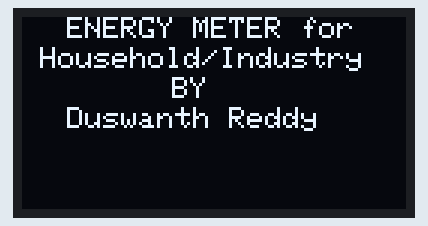
This sketch was run on a simulated Arduino Uno, built with avr-gcc and run on an emulated ATmega328P. Parts: 128×64 one-colour display.

Above: at 0.1 s.
At 3.7 s:
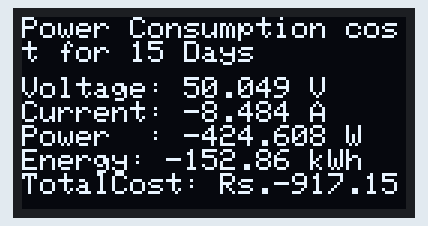

The sketch:

Energy_Meter.ino
```cpp
#include <Adafruit_GFX.h>
#include <Adafruit_SH1106.h>              //include these libraries nessessary for OLED  display module
#define SCREEN_WIDTH 128                  //define screen size of oled that we use(i am using full sixe i.e 64*128)
#define SCREEN_HEIGHT 64

//OLED Reset pin (not using reset)
#define OLED_RESET -1                     //}define only if we use reset pin
Adafruit_SH1106 display(OLED_RESET);      //}

const int voltagePin = A0;                // Voltage sensor connected to A0 pin
const int currentPin = A1;                // Current sensor connected to A1 pin on Arduino board

const float voltageDividerRatio = 0.0435; // Vout = Vin*{R2/(R1+R2)} Adjust based on your voltage divider (to read both vol. and Amp. single current sensor enough )
                                          // considered household supply voltage vout=120V; Arduino acceptable volatege Vin = 5V; suppose if R2 =1K_Ohm then R1 =23K_Ohm; Vol_Divide_Ratio = R1 / R2
const float currentSensitivity = 0.1;     // ACS712 (current sensor) sensitivity (V/A)

unsigned long previous_time= 86400000 ;          // (normally set to 0 ) this defines previous completed time period
const unsigned long interval_time = 1296000000;  // This is set for 15 Days (to calculate Cost for every 15days )
                                          // define and assign Energy and Cost value
float TotalEnergy = 0;                    // Enevgy should be calculated in kWh
float TotalCost = 0;                      // No.of kWhs*Cost per kWh

void setup() {                            // Initialize Serial OLED
  Serial.begin(9600);
  display.begin(SH1106_I2C_ADDRESS, 0x3C);//use I2C address as  0x3C or 0x3D
  display.clearDisplay();
  display.display();
                                          // Display welcome message
  display.setTextSize(1);                 //}
  display.setTextColor(WHITE);            //} set text color and text size
  display.setCursor(15, 0);
  display.println("ENERGY METER for");         //} mention
  display.setCursor(0, 10);               //} co-ordinates
  display.println(" Household/Industry "); //} from
  display.setCursor(50, 20);              //} where
  display.println("BY");                  //} textshould be
  display.setCursor(15, 30);              //} printed on
  display.println("Duswanth Reddy");      //} OLED
  display.display();                      //} Display
  delay(3500);
}

void loop() {
  unsigned long current_time = millis();  // "millis" is built in Arduino function to calculate time, used instaed of delay function
  if (current_time - previous_time >= interval_time) {
    previous_time = current_time;         // calculate Vol. Current power and energy for time period of a 15 Days
                                          // Read voltage and current
    float PanelVoltage = analogRead(voltagePin) * (4.35 / 1023.0) / voltageDividerRatio;
    float PanelCurrent = (analogRead(currentPin) * (3.3 / 1023.0) - 2.5) / currentSensitivity;

    float Power = PanelVoltage * PanelCurrent;       // Calculate power in WTs

    TotalEnergy+=Power/1000*(interval_time/3600000); // Calculate Energy in kWh for one 15 Days(1 kWh means 1000w power used in one hour)

    TotalCost = TotalEnergy * 6;                     // Calculate earnings in Rs
    // Display values on OLED
    display.clearDisplay();               // Clear the previous display buffer
    display.setTextSize(0.8);             // set Small text size
    display.setCursor(0, 0);              // Start text at the top-left corner
    display.println("Power Consumption cost for 15 Days");

    display.setCursor(0, 20);
    display.print("Voltage: ");
    display.print(PanelVoltage, 3);       // Display Vol. upto 3 decimal points
    display.println(" V");

    display.print("Current: ");
    display.print(PanelCurrent, 3);       // Display PanelCurrent upto 3 decimal points in Amps
    display.println(" A");

    display.print("Power  : ");
    display.print(Power, 3);              // Display Power upto 3 decimal points Watts
    display.println(" W");

    display.print("Energy: ");
    display.print(TotalEnergy, 2);        // Display TotalEnergy upto 3 decimal points in kWTs
    display.println(" kWh");

    display.print("TotalCost: Rs.");
    display.print(TotalCost, 2);          // Display TotalEarnings upto 3 decimal points in Rs
    display.display();
  }
}
```

Measured:
- what the display in image 0 shows lasts 3.5 s, from 0.1 s to 3.6 s
